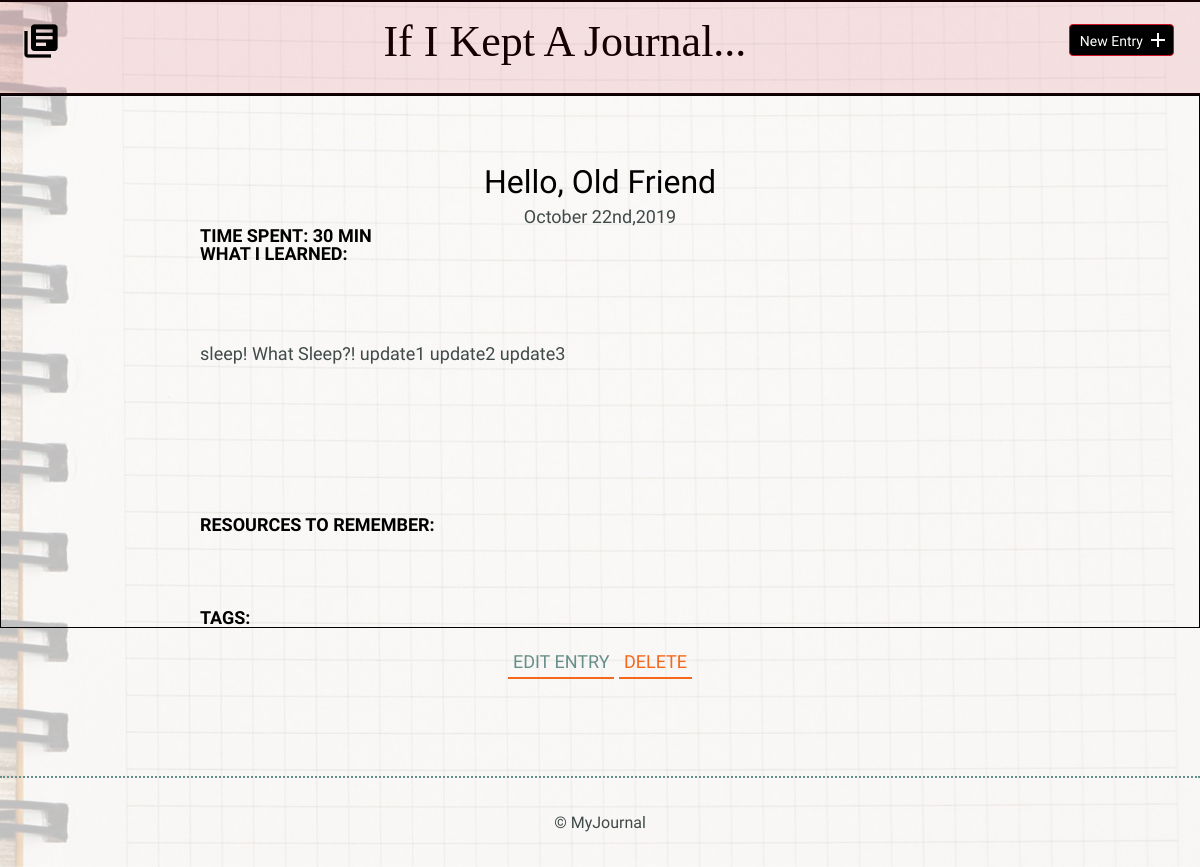
/detail.php?id=7, run on an earlier commit of the app's database.
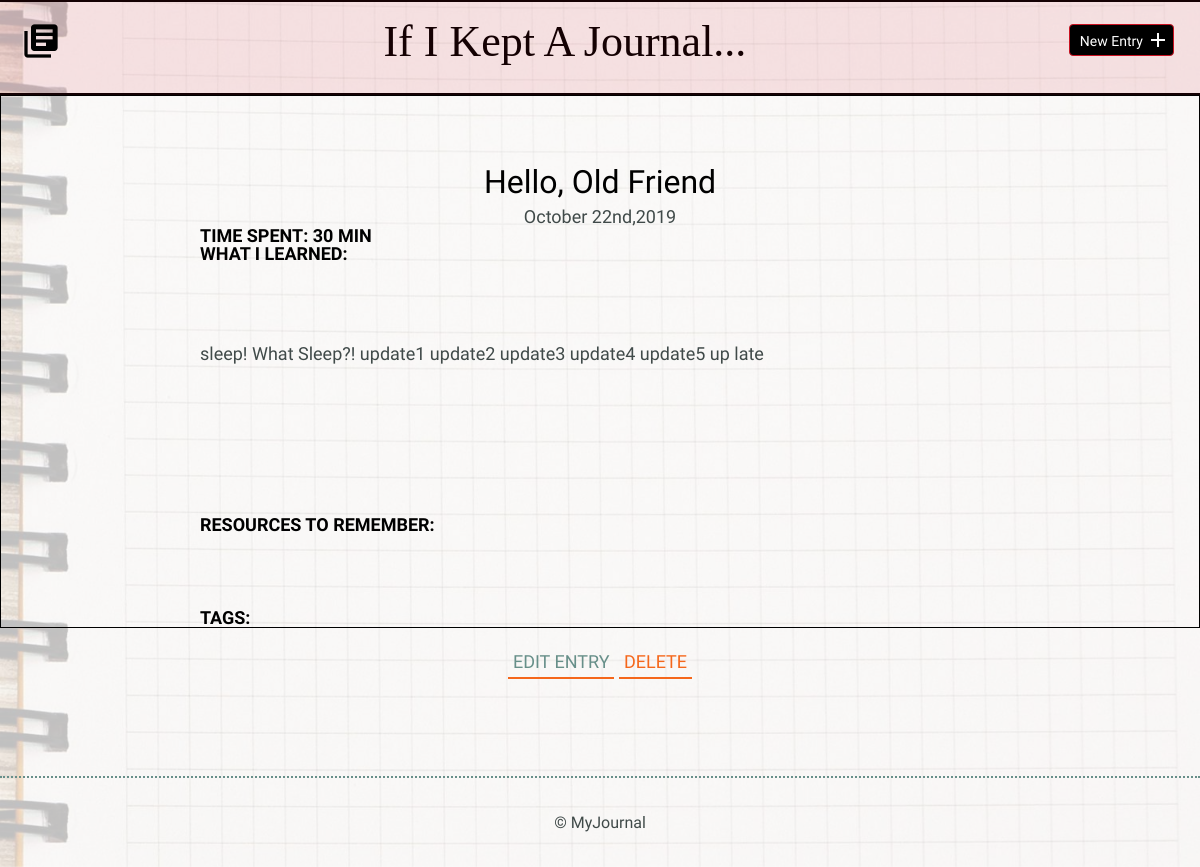
And on a later commit of the database.
### tables this page shows
CREATE TABLE "entries" (
	"id"	INTEGER UNIQUE,
	"title"	TEXT,
	"date"	TEXT,
	"time_spent"	INTEGER,
	"learned"	BLOB,
	"resources"	BLOB,
	PRIMARY KEY("id")
);

### inc/functions.php (called while the page is built, shortened)
<?php
function get_detail_page($id){
  include "connection.php";
  $sql = 'SELECT entries.*, group_concat(tags.tag) AS tags FROM entries
  LEFT JOIN tags ON entries.id = tags.entry_id
  WHERE id = ?
  GROUP BY entries.id';
  try {
       $results = $db->prepare($sql);
       $results->bindValue(1, $id, PDO::PARAM_INT);
       $results->execute();
  } catch (Exception $e){
      echo "Error!:" . $e->getMessage() . "<br />";
      return false;
  }
  return $results->fetch();
}
 ?>

### detail.php (the view, shortened to what this page needs)
<?php
require 'inc/functions.php';
$id = filter_input(INPUT_GET, 'id', FILTER_SANITIZE_NUMBER_INT);
if(isset($_GET['id'])){
  $entry = get_detail_page($id);
}
include 'inc/header.php'; ?>
<html>
    <head>
        <link rel="stylesheet" href="css/normalize.css">
        <link rel="stylesheet" href="css/site.css">
    </head>
            <div class="container">
            </div>
        <section>
            <div class="container">
                <div class="entry-list single">
                    <article>
                      <h2><?php echo $entry['title']; ?></h2>
                      <time><?php echo date('F jS,Y',strtotime($entry['date'])); ?></time>
                            <h3 style= "text-align:left;">Time Spent:<?php echo "<time> " . $entry['time_spent'] . "</time>"; ?></h3>
                            <h3 style= "text-align:left;">What I Learned:</h3>
                            <p class="entry"><?php echo $entry['learned']; ?></p>
                        </div>
                        <div class="entry">
                            <h3>Resources to Remember:</h3>
                        </div>
                        <div class="entry">
                            <h3>Tags:</h3>
                        </div>
                </div>
            <div class="edit">
                <p><a href="edit.php?id=<?php echo $id; ?>">Edit Entry</a>
                <a href="delete.php?id=<?php echo $id; ?>"style='color:#f5671b'>Delete</a></p>
            </div>
        </section>
        <?php include 'inc/footer.php'; ?>
    </body>
</html>

### inc/header.php (shortened to what this page needs)
<header>
        <div class="site-header">
          <div class="container">
            <a class="logo" href="index.php"><i class="material-icons">library_books</i></a>
            <a class="button icon-right" href="new.php"><span>New Entry</span> <i class="material-icons">add</i></a>
        </div>
              <h1 style= "text-align:center;">If I Kept A Journal...</h1>
    </div>
</header>

### inc/footer.php
<footer>
    <div>
        &copy; MyJournal
    </div>
</footer>

### css/site.css (style rules this page uses)
.container { margin: 0 auto; padding: 0 25px; border: 1px solid black; }
header .site-header::before { background: #c91221; content: ""; opacity: 0.1; margin: 0 auto; height: 95px; position: fixed; width: 100%; top: 0px; left:0px; z-index: 1; }
header .logo i { color: black; margin: 20px 0 0 -5px; float: left; font-size: 40px; z-index: 100; position: relative; }
header .button { color: white; float: right; margin: 33px 0 0 0; z-index: 100; }
footer { text-align: center; padding: 35px 0; border-top: 2px dotted #678f89; }
.button { padding: 8px 10px 6px 10px; background: black; border: 1px solid #c91221; border-radius: 4px; text-decoration: none; color: #FFF; position: relative; text-align: center; font-size: 14px; }
.button.icon-right { padding-right: 30px; top: -10px; }
.button.icon-right i { position: absolute; top: 3px; right: 3px; }
h1, h2, h3 { margin: 0; font-weight: 400; line-height: 1em; color: #000; }
h1 { font-size: 44px; margin-bottom: 12px; line-height: 1.8em; }
h2 { font-size: 32px; }
h3 { font-size: 18px; font-family: 'Work Sans', serif; font-weight: 600; text-transform: uppercase; }
p { line-height: 1.8em; font-size: 18px; }
p a { border-bottom: 2px solid #f5671b; padding: 5; color: #678f89; text-decoration: none; }
.entry-list, .edit-entry, .new-entry { max-width: 800px; margin: 0 auto; padding: 70px 0 150px 0; }
.entry-list article { margin-bottom: 80px; text-align: center; }
.entry-list article:last-child { margin-bottom: 0; }
.entry-list article h2 { margin-bottom: 8px; }
.entry-list.single { padding-bottom: 70px; }
.entry-list.single time { font-size: 18px; }
.entry { max-width: 800px; margin: 75px auto 0 auto; text-align: left; }
.edit { padding-bottom: 80px; text-align: center; margin: 0 auto; }
.edit a { font-weight: 400; text-transform: uppercase; font-size: 18px; }

### inc/header.php (style rules this page uses)
h1 { font-family: fantasy, cursive, serif; }

What changed in the data, as far as the page shows it:
changed entries "Hello, Old Friend": learned "sleep! What Sleep?! update1 update2 update3" → "sleep! What Sleep?! update1 update2 update3 update4 update5 up late"
